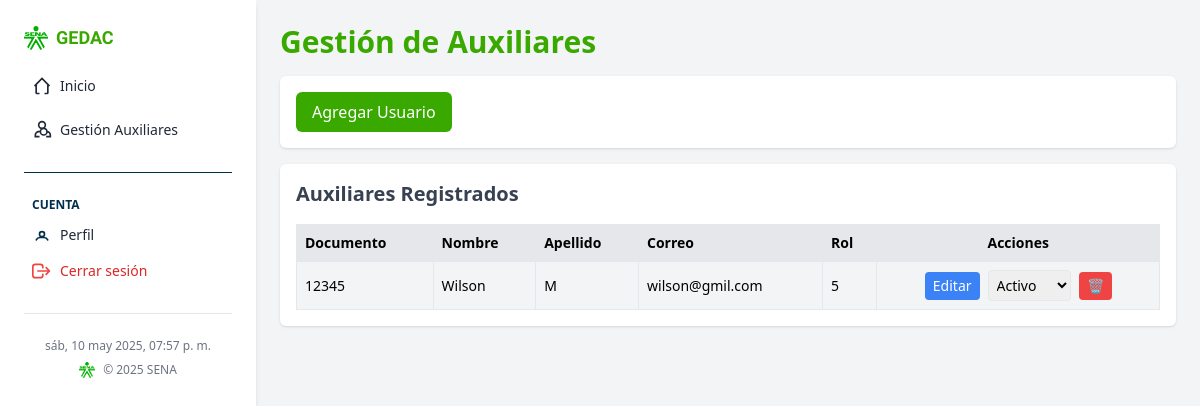
Screenshot of /Tics/GestiondeAuxiliares (signed in) with the database file from the repository.
### tables this page shows
CREATE TABLE `usuarios` (
  `id` int(11) NOT NULL,
  `documento` int(11) NOT NULL,
  `nombres` varchar(100) NOT NULL,
  `apellido` varchar(30) NOT NULL,
  `correo` varchar(100) NOT NULL,
  `contraseña` varchar(255) NOT NULL,
  `rol_id` int(11) NOT NULL,
  `estado` enum('activo','inactivo') DEFAULT 'activo'
);

### Libreria/autoCargador.php (called while the page is built, shortened)
<?php
    spl_autoload_register(function ($class) {
        $rutasArchivo = "../" . str_replace("\\", "/", $class) . ".php";
    });

### Controller/controlador.php (called while the page is built, shortened)
<?php
    class Controlador {
        public function cargarVista($nomAchivo, $datos = []) {
            require_once "../public/Views/{$nomAchivo}.php";
        }
    }

### Controller/InicioControlador.php (called while the page is built, shortened)
<?php
    class InicioControlador extends Controlador {
        public function gestiondeauxiliares(){
            $this->cargarVista("Tics/GestiondeAuxiliares");
        }
    }

### Rutas/rutasWeb.php (called while the page is built, shortened)
<?php
    Enrutador::obtenerRuta();

### public/index.php (called while the page is built, shortened)
<?php
    require_once "../Libreria/AutoCargador.php";
    require_once "../Rutas/RutasWeb.php";

### models/UsersModel.php (called while the page is built, shortened)
<?php
    require_once __DIR__ . '/../config/Database.php';
    class UserModel {
        private $conn;
        public function __construct() {
            $database = new Database();
            $this->conn = $database->getConnection();
        }
        public function getticsauxiliar(){
            $stmt = $this->conn->prepare('SELECT * FROM usuarios WHERE rol_id = 5');
            $stmt->execute();
            return $stmt->fetchAll(PDO::FETCH_ASSOC);
        }
    }

### config/Database.php (called while the page is built, shortened)
<?php
    class Database {
        private $db_name = "mesadeayuda2";
        private $host = "localhost";
        private $username ="root";
        private $password = "";
        public function getConnection() {
            $this->conn = null;
            try {
                $this->conn = new PDO("mysql:host=" . $this->host . ";dbname=" . $this->db_name, $this->username, $this->password);
                $this->conn->exec("set names utf8");
            } catch(PDOException $exception) {
                echo "Connection error: " . $exception->getMessage();
            }
            return $this->conn;
        }
    }

### Controller/UserController.php (called while the page is built, shortened)
<?php
    require_once __DIR__ . '/../Models/UsersModel.php';
    class UserController{
        private $conn;
        public function __construct(){
            $this->conn = new UserModel();
        }
        public function getUserAuxiliar(){
            return $this->conn->getticsauxiliar() ;
        }
    }

### public/views/Tics/GestiondeAuxiliares.php (the view, shortened to what this page needs)
<?php
    require_once __DIR__ . '../../../../Controller/UserController.php';
    $userController = new UserController();
    $users = $userController->getUserAuxiliar();
?>
<!DOCTYPE html>
<html lang="es">
<head>
    <script src="https://cdn.tailwindcss.com"></script>
</head>
<body class="bg-gray-100">
    <div class="flex min-h-screen">
    <?php include 'barra.php'; ?>
    <main class="flex-1 p-6 ml-64 overflow-auto">
            <h2 class="text-2xl sm:text-3xl font-semibold text-[#39A900] mb-4">Gestión de Auxiliares</h2>
            <div class="bg-white p-4 shadow rounded-md mb-4">
                <div class="flex flex-col sm:flex-row gap-2">
                    <button onclick="mostrarFormulario()" class="bg-[#39A900] text-white px-4 py-2 rounded-md w-full sm:w-auto">Agregar Usuario</button>
                </div>
            </div>
            <div class="bg-white p-4 shadow rounded-md overflow-x-auto">
                <h3 class="text-xl font-semibold text-gray-700 mb-4">Auxiliares Registrados</h3>
                <table class="min-w-full text-sm text-left border">
                    <thead class="bg-gray-200 text-xs sm:text-sm">
                        <tr>
                            <th class="p-2 border">Documento</th>
                            <th class="p-2 border">Nombre</th>
                            <th class="p-2 border">Apellido</th>
                            <th class="p-2 border">Correo</th>
                            <th class="p-2 border">Rol</th>
                            <th class="p-2 border text-center">Acciones</th>
                        </tr>
                    </thead>
                    <tbody id="tablaUsuarios">
                        <?php foreach ($users as $usuario): ?>
                            <tr class="bg-gray-100" data-rol="<?= htmlspecialchars($usuario['rol_id']) ?>">
                                <td class="p-2 border"><?= htmlspecialchars($usuario['documento']) ?></td>
                                <td class="p-2 border"><?= htmlspecialchars($usuario['nombres']) ?></td>
                                <td class="p-2 border"><?= htmlspecialchars($usuario['apellido']) ?></td>
                                <td class="p-2 border"><?= htmlspecialchars($usuario['correo']) ?></td>
                                <td class="p-2 border"><?= htmlspecialchars($usuario['rol_id']) ?></td>
                                <td class="p-2 border text-center">
                                    <div class="flex flex-col sm:flex-row gap-2 items-center justify-center">
                                        <button onclick="editarUsuario('<?= htmlspecialchars(openssl_encrypt($usuario['id'], AES, key)) ?>', '<?= htmlspecialchars($usuario['nombres']) ?>', '<?= htmlspecialchars($usuario['apellido']) ?>', '<?= htmlspecialchars($usuario['correo']) ?>', '<?= htmlspecialchars($usuario['rol_id']) ?>')" class="bg-blue-500 text-white px-2 py-1 rounded">Editar</button>
                                        <form action="UpdateStatusA" method="POST">
                                            <select name="status" class="border p-1 rounded text-sm" onchange="this.form.submit()">
                                                <option value="activo" <?= $usuario['estado'] == 'activo' ? 'selected' : '' ?>>Activo</option>
                                            </select>
                                        </form>
                                        <form action="DeleteActionA" method="GET" onsubmit="return confirm('¿Estás seguro de eliminar a este usuario?');">
                                            <button type="submit" class="bg-red-500 hover:bg-red-700 text-white px-2 py-1 rounded">🗑</button>
                                        </form>
                                    </div>
                                </td>
                            </tr>
                        <?php endforeach; ?>
                    </tbody>
                </table>
            </div>
        </main>
    </div>
</body>
</html>

### Libreria/enrutador.php (shortened to what this page needs)
<?php
    class Enrutador {
        private static $rutas = [];
        public static function get($url, $llamarFuncion) {
            $url = trim($url, "/");
            self::$rutas["GET"][$url] = $llamarFuncion;
        }
        public static function post($url, $llamarFuncion) {
            $url = trim($url, "/");
            self::$rutas["POST"][$url] = $llamarFuncion;
        }
        public static function obtenerRuta() {
            $metodo = $_SERVER["REQUEST_METHOD"];
            $uri = $_SERVER["REQUEST_URI"];
            $posicionPublic = strpos($uri, "Public");
            $uri = trim(substr($uri, $posicionPublic + 6), "/");
            foreach (self::$rutas[$metodo] as $rutas => $funcionCall) {
                $uri = trim($uri, "/");
                if (preg_match("%^$rutas$%", $uri, $coindiceRutaUri)) {
                    $misVariablesUrl = array_slice($coindiceRutaUri, 1);
                    if (is_callable($funcionCall)) {
                        $funcionCall(...$misVariablesUrl);
                    } else {
                        $controlador = new $funcionCall[0];
                        $controlador->{$funcionCall[1]}(...$misVariablesUrl);
                    }
                    return;
                }
            }
        }
    }

### rows the page displays
usuarios: documento "12345", nombres "Wilson", apellido "M", correo "wilson@gmil.com", rol "5", status "Activo"
